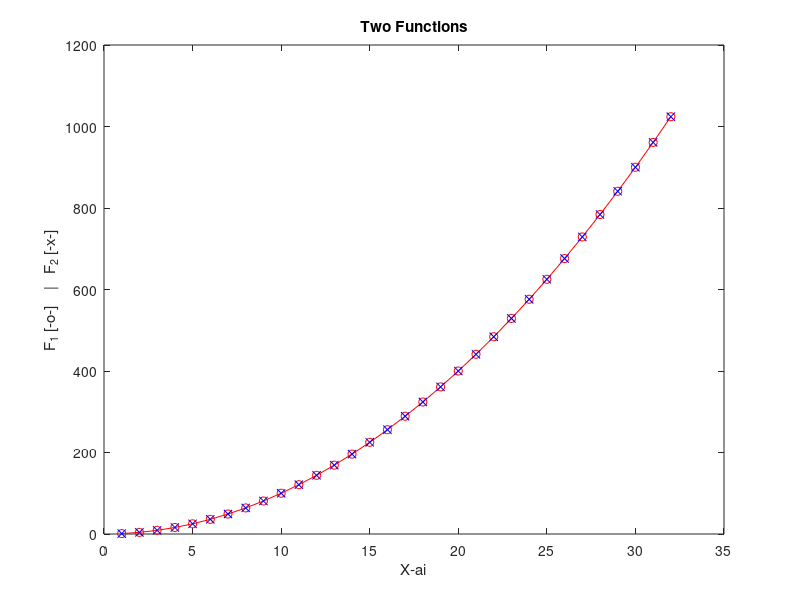

This chart was generated by the following MATLAB code: (Note: this script raises an error after producing the figure.)
%% Main Task
x = 1:32;
y = x.^2;

plot(x,y,'o-r', x,y, 'xb')
title('Two Functions')
xlabel('X-ai')
ylabel('F_1 [-o-]    |   F_2 [-x-]')

%% complementary task

% variant
N = 5; 

vec = (N + 1) : 0.5 : (N + 4);
% matrix
A = [N,     N+1,   N+2
    N+3,   N+4,   N+5
    N+6,   N+7,   N+8];

% matrix element extraction
a = A(3, 2);               % extract single element at (3,2) -> N + 7
b = A(3:3, 1:2);           % extract 2x2 bottom-left block
c = A([1, 3], [1, 3]);   % extract 2x2 matrix of the four corners)

% concatenate Matrix A with Vector
% vector needs 3 
vec_sub = vec(1:3);

% column-wise concatenation (adds as 4th column):
A_concatenated_col = [A, vec_sub';]; 

% row-wise concatenation (adds as 4th row):
A_concatenated_row = [A; vec_sub'];
